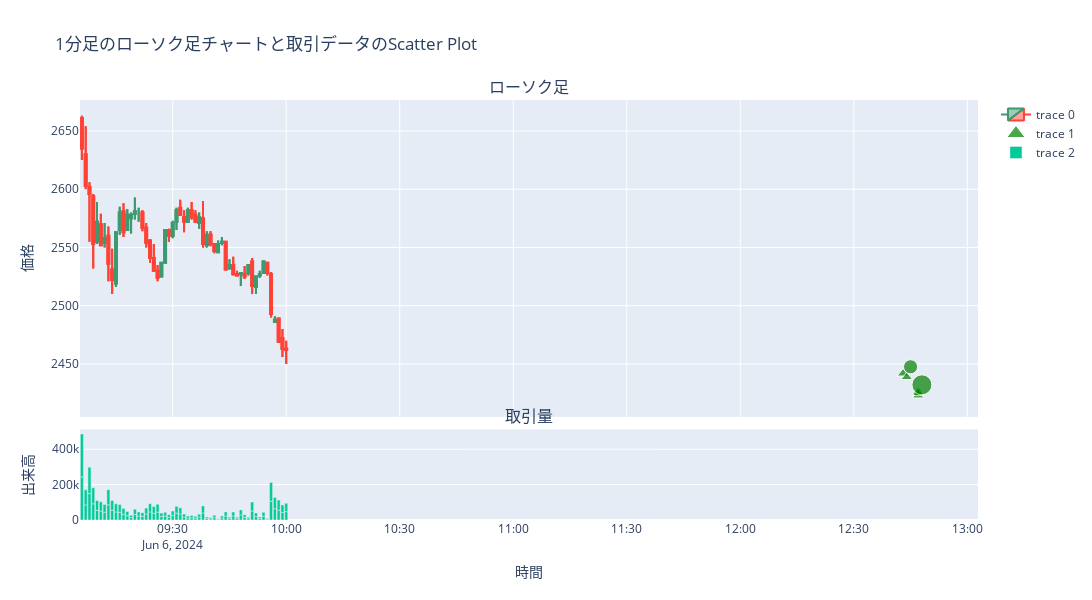

Notebook code for this chart:
### Code cell
import plotly.graph_objs as go
from plotly.subplots import make_subplots

# ローソク足チャート用のデータフレーム
df_candlestick = df.loc['2024-06-06'].between_time('09:00', '10:00')


# scatter plot用のデータフレーム
df_scatter = today[today['銘柄']==companies_dict[int(ticker)]]
df_scatter['約定数量[株/口]'] = df_scatter['約定数量[株/口]'].astype(float)
# マーカーの色と形を設定する関数
def set_color(row):
    if row['売買'] == '買建':
        return 'green'
    elif row['売買'] == '売埋':
        return 'green'
    elif row['売買'] == '売建':
        return 'red'
    elif row['売買'] == '買埋':
        return 'red'
    else:
        return ''  # デフォルトのマーカー

def set_marker(row):
    if row['売買'] == '買建':
        return 'triangle-up'
    elif row['売買'] == '売埋':
        return 'circle'
    elif row['売買'] == '売建':
        return 'triangle-down'
    elif row['売買'] == '買埋':
        return 'circle'
    else:
        return ''  # デフォルトのマーカー

# DataFrameの各行に対してマーカーの設定を適用
df_scatter['color'] = df_scatter.apply(set_color, axis=1)
df_scatter['marker'] = df_scatter.apply(set_marker, axis=1)

# サブプロットを作成
fig = make_subplots(rows=2, cols=1, shared_xaxes=True, 
                    vertical_spacing=0.03, subplot_titles=('ローソク足', '取引量'), 
                    row_width=[0.2, 0.7])

# ローソク足チャートを追加
fig.add_trace(go.Candlestick(x=df_candlestick.index,
                open=df_candlestick['Open'],
                high=df_candlestick['High'],
                low=df_candlestick['Low'],
                close=df_candlestick['Close']), row=1, col=1)

# scatter plotを追加
fig.add_trace(go.Scatter(x=df_scatter.index, y=df_scatter['約定単価[円]'], 
                         mode='markers',
                         marker=dict(size=df_scatter['約定数量[株/口]'],
                                     sizemode='area',  # サイズを面積として解釈
                                     sizeref=2.*max(df_scatter['約定数量[株/口]'])/(20.**2),  # サイズスケーリングのための参照値
                                     sizemin=1,  # マーカーの最小サイズ
                                     color=df_scatter['color'],  # マーカーの色
                                     symbol=df_scatter['marker']  # マーカーの形
                                     )),
                                      row=1, col=1
                                      )

# histgramを追加
fig.add_trace(go.Bar(
    x=df_candlestick.index,
    y=df_candlestick['Volume'],
),
    row=2,col=1
)

# グラフのレイアウトを更新
fig.update_layout(height=600, width=1600, title_text="1分足のローソク足チャートと取引データのScatter Plot")
fig.update_xaxes(title_text="時間", row=2, col=1)
fig.update_yaxes(title_text="価格", row=1, col=1)
fig.update_yaxes(title_text="出来高", row=2, col=1)
fig.update_layout(xaxis_rangeslider_visible=False)
# グラフを表示
fig.show()
